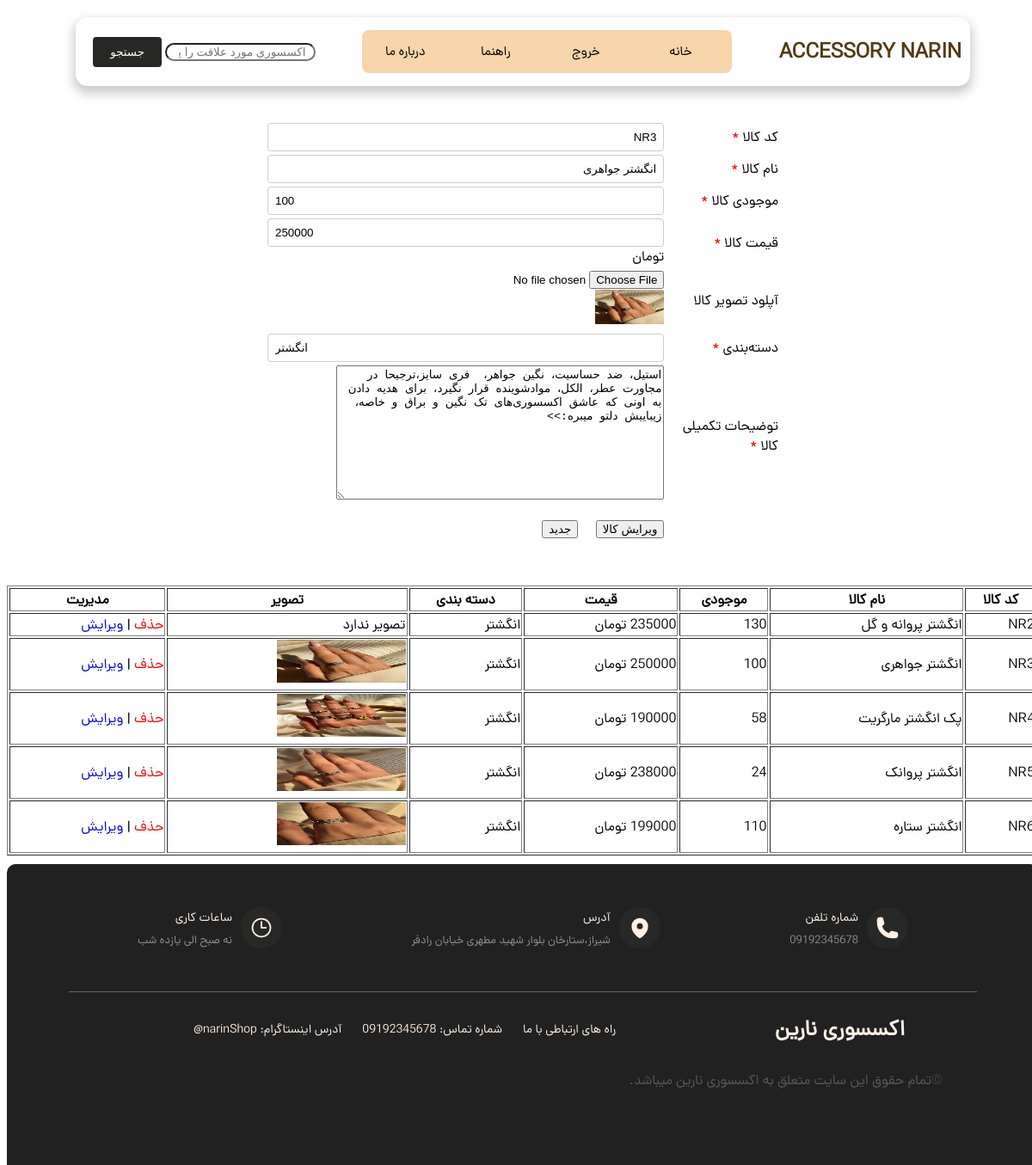
Screenshot of /admin_products.php?id=NR3&action=EDIT (signed in) with the database file from the repository.
### tables this page shows
CREATE TABLE `products` (
  `pro_code` varchar(20) NOT NULL,
  `pro_name` varchar(200) NOT NULL,
  `pro_qty` int(10) NOT NULL,
  `pro_price` float NOT NULL,
  `pro_image` varchar(80) NOT NULL,
  `pro_detail` text NOT NULL,
  `category` varchar(50) NOT NULL
);

### admin_products.php (the view, shortened to what this page needs)
<?php
include("includes/header.php");
    ?>
    <?php
$link = mysqli_connect("localhost", "root", "", "narinshop");
mysqli_set_charset($link, "utf8mb4");
$url = $pro_code = $pro_name = $pro_qty = $pro_price = $pro_image = $pro_detail = $category = "";
$btn_caption = "افزودن کالا";
if (isset($_GET['action']) && $_GET['action'] == 'EDIT') {
    $id = mysqli_real_escape_string($link, $_GET['id']);
    $query = "SELECT * FROM products WHERE pro_code='$id'";
    $result = mysqli_query($link, $query);
    if ($row = mysqli_fetch_array($result)) {
        $pro_code = $row['pro_code'];
        $pro_name = $row['pro_name'];
        $pro_qty = $row['pro_qty'];
        $pro_price = $row['pro_price'];
        $pro_image = $row['pro_image'];
        $pro_detail = $row['pro_detail'];
        $category = $row['category'];
        $url = "?id=" . urlencode($pro_code) . "&action=EDIT";
        $btn_caption = "ویرایش کالا";
    }
}
?>
<form name="add_product" action="action_admin_products.php<?php if (!empty($url)) echo $url; ?>" method="POST" enctype="multipart/form-data">
    <table style="width:50%; margin: auto;" border="0">
        <tr>
            <td style="width: 22%;">کد کالا <span style="color: red;">*</span></td>
            <td style="width: 78%;">
                <input type="text" id="pro_code" name="pro_code" value="<?php echo htmlspecialchars($pro_code); ?>" />
            </td>
        </tr>
        <tr>
            <td>نام کالا <span style="color: red;">*</span></td>
            <td><input type="text" style="text-align: right;" id="pro_name" name="pro_name" value="<?php echo htmlspecialchars($pro_name); ?>" required /></td>
        </tr>
        <tr>
            <td>موجودی کالا <span style="color: red;">*</span></td>
            <td><input type="text" style="text-align: left;" id="pro_qty" name="pro_qty" value="<?php echo (int)$pro_qty; ?>" required /></td>
        </tr>
        <tr>
            <td>قیمت کالا <span style="color: red;">*</span></td>
            <td><input type="text" style="text-align: left;" id="pro_price" name="pro_price" value="<?php echo (int)$pro_price; ?>" required /> تومان </td>
        </tr>
        <tr>
            <td>آپلود تصویر کالا <span style="color: red;"><?php echo (empty($url) ? "*" : ""); ?></span></td>
            <td>
                <input type="file" style="text-align: left;" id="pro_image" name="pro_image" size="30" <?php echo (empty($url) ? "required" : ""); ?> />
                <?php
                if (!empty($pro_image)) {
                    $imgPath = "/narin/narin/img/products/" . rawurlencode($pro_image);
                    echo "<br/><img src='$imgPath' width='80' height='40' alt='تصویر کالا' />";
                }
                ?>
            </td>
        </tr>
        <tr>
            <td>دسته‌بندی <span style="color: red;">*</span></td>
            <td><input type="text" style="text-align: left;" id="category" name="category" value="<?php echo htmlspecialchars($category); ?>" required /></td>
        </tr>
        <tr>
            <td>توضیحات تکمیلی کالا <span style="color: red;">*</span></td>
            <td>
                <textarea id="pro_detail" name="pro_detail" cols="45" rows="10" wrap="virtual" required><?php echo htmlspecialchars(trim($pro_detail)); ?></textarea>
            </td>
        </tr>
        <tr>
            <td><br /><br /></td>
            <td>
                <input type="submit" value="<?php echo $btn_caption; ?>" />
                <input type="reset" value="جدید" />
            </td>
        </tr>
    </table>
</form>
<?php
$query = "SELECT * FROM products";
$result = mysqli_query($link, $query);
?>
<table border="1" style="width: 100%; margin-top: 40px;">
    <tr>
        <th>کد کالا</th>
        <th>نام کالا</th>
        <th>موجودی</th>
        <th>قیمت</th>
        <th>دسته بندی</th>
        <th>تصویر</th>
        <th>مدیریت</th>
    </tr>
    <?php while ($row = mysqli_fetch_array($result)) {
        $imagePath = "/narin/narin/img/products/" . rawurlencode($row['pro_image']);
    ?>
        <tr>
            <td><?php echo htmlspecialchars($row['pro_code']); ?></td>
            <td><?php echo htmlspecialchars($row['pro_name']); ?></td>
            <td><?php echo (int)$row['pro_qty']; ?></td>
            <td><?php echo (int)$row['pro_price']; ?> تومان</td>
            <td><?php echo htmlspecialchars($row['category']); ?></td>
            <td>
                <?php if (!empty($row['pro_image'])): ?>
                    <img src="<?php echo $imagePath; ?>" width="150" height="50" alt="تصویر کالا" />
                <?php else: ?>
                    تصویر ندارد
                <?php endif; ?>
            </td>
            <td>
                <a href="action_admin_products.php?id=<?php echo urlencode($row['pro_code']); ?>&action=DELETE" onclick="return confirm('آیا مطمئنید؟')" style="text-decoration:none; color:red;">حذف</a>
                |
                <a href="admin_products.php?id=<?php echo urlencode($row['pro_code']); ?>&action=EDIT" style="text-decoration:none;">ویرایش</a>
            </td>
        </tr>
    <?php } ?>
</table>
<?php
include("includes/footer.php");
?>

### css/style.css (style rules this page uses)
body { transition: all 0.3s; font-family: "dana"; margin: 0; }
input[type="text"], input[type="email"], input[type="password"] { width: 100%; padding: 8px; border: 1px solid #ccc; border-radius: 4px; box-sizing: border-box; }
a:nth-child(1) { width: 100px; }
a:nth-child(2) { width: 110px; }
img { transition: 0.3s; }
input[type="text"], input[type="email"], input[type="password"], input[type="tel"] { width: 100%; padding: 8px; border: 1px solid #ccc; border-radius: 4px; box-sizing: border-box; }
html { scroll-behavior: smooth; }

### includes/header.php (style rules this page uses)
body { background-position: center; background-size: cover; background-repeat: no-repeat; min-height: 97vh; }

### rows the page displays
products: pro_code "NR3", pro_name "انگشتر جواهری", pro_qty "100", pro_price "250000", pro_image (picture), category "انگشتر", pro_detail "استیل، ضد حساسیت، نگین جواهر، فری سایز،ترجیحا در مجاورت عطر، الکل، موادشوینده قرار نگیرد، برای هدیه دادن به اونی که عاشق اکسسوری‌های تک نگین و براق و خاصه، زیباییش دلتو میبره:>>"
products: pro_code "NR2", pro_name "انگشتر پروانه و گل", pro_qty "130", pro_price "235000", category "انگشتر", pro_image "تصویر ندارد"
products: pro_code "NR4", pro_name "پک انگشتر مارگریت", pro_qty "58", pro_price "190000", category "انگشتر", pro_image (picture)
products: pro_code "NR5", pro_name "انگشتر پروانک", pro_qty "24", pro_price "238000", category "انگشتر", pro_image (picture)
products: pro_code "NR6", pro_name "انگشتر ستاره", pro_qty "110", pro_price "199000", category "انگشتر", pro_image (picture)
